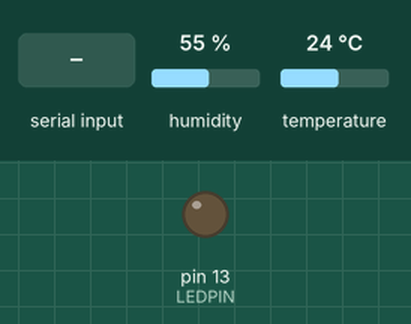
Recording of a sketch running on a simulated Arduino Uno, built with avr-gcc and run on an emulated ATmega328P. Parts: output pins drawn as LEDs (lit = HIGH). The test bench sets the inputs (shaded band); at power-on: humidity 55 %, temperature 24 °C. What the sketch prints to the serial monitor is not drawn.

Above: at 3.2 s.
3.3 s: byte 1 (1) received over Serial
Timing chart, 0 to 6.3 s (numbered marks = the images above; inputs shaded):
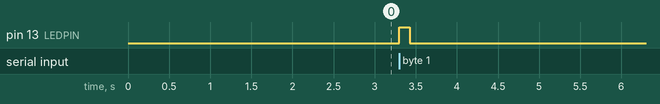

Measured:
- after the input at 3.3 s, pin 13 (LEDPIN): LOW → HIGH at once, → LOW 0.12 s later

The sketch:

sensorBoard.ino
```cpp
#include <DHT.h>

// Digital pins
#define LEDPIN 13
#define DHTPIN 12

#define DHTTYPE DHT11

DHT dht(DHTPIN, DHTTYPE);

typedef union {
  float floatVal;
  byte bytes[4];
} serialFloat;


void blinkLED(unsigned long durationOn, unsigned long durationOff, unsigned int numBlinks) {
  digitalWrite(LEDPIN, LOW);
  for(int i = 0; i < numBlinks; i++) {
    digitalWrite(LEDPIN, HIGH);
    delay(durationOn);
    digitalWrite(LEDPIN, LOW);

    // Only apply the delay if this is not the last blink
    if (i < numBlinks - 1) delay(durationOff);
  }
}

void reportTemp()
{
  serialFloat temp;
  digitalWrite(LEDPIN, HIGH);
  temp.floatVal = dht.readTemperature();
  if(isnan(temp.floatVal)) {
    blinkLED(50, 50, 5);
  } else {
    delay(100);
    digitalWrite(LEDPIN, LOW);
    for(int i = 0; i < 4; i++) Serial.write(temp.bytes[i]);
    //Serial.write(temp.bytes, 4);
    delay(1000);
  }
}

void setup() {
  Serial.begin(9600);
  pinMode(LEDPIN, OUTPUT);
  delay(2000);

}

void loop() {
  int byteRead = Serial.read();
  if (byteRead == 1) reportTemp();
}
```
